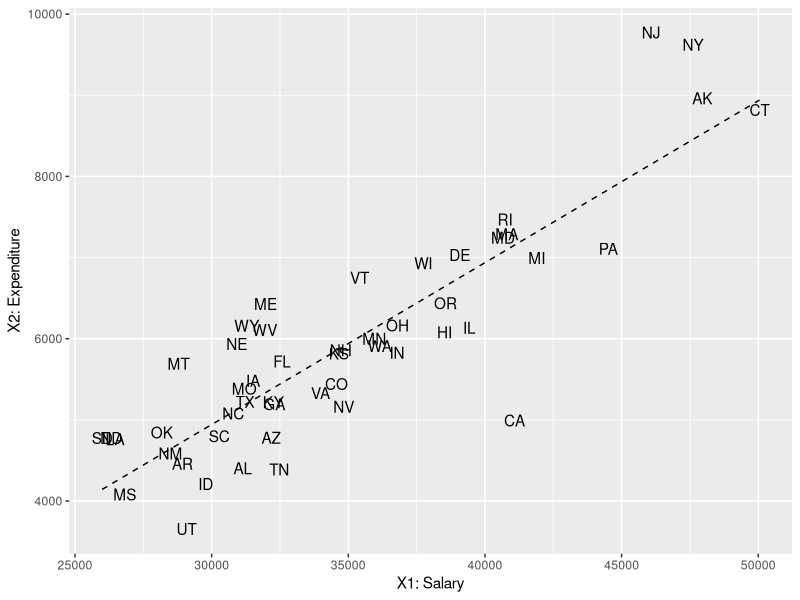
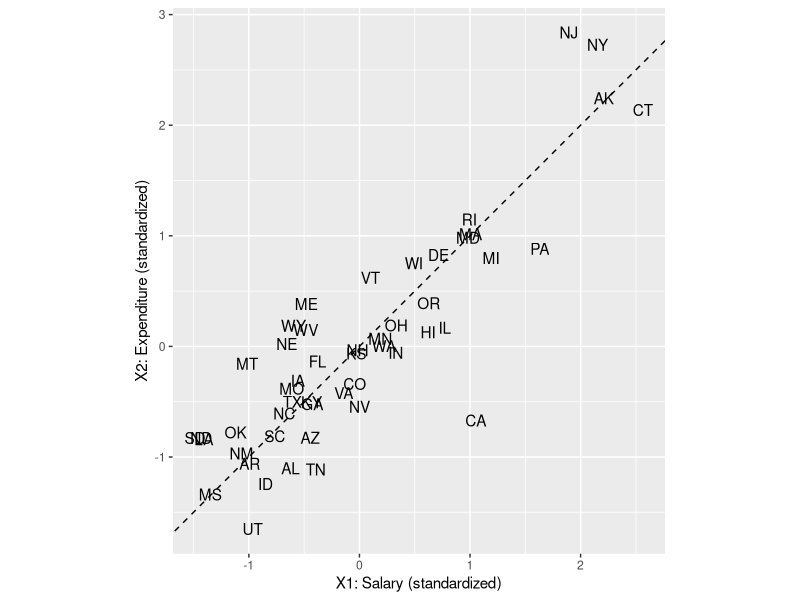
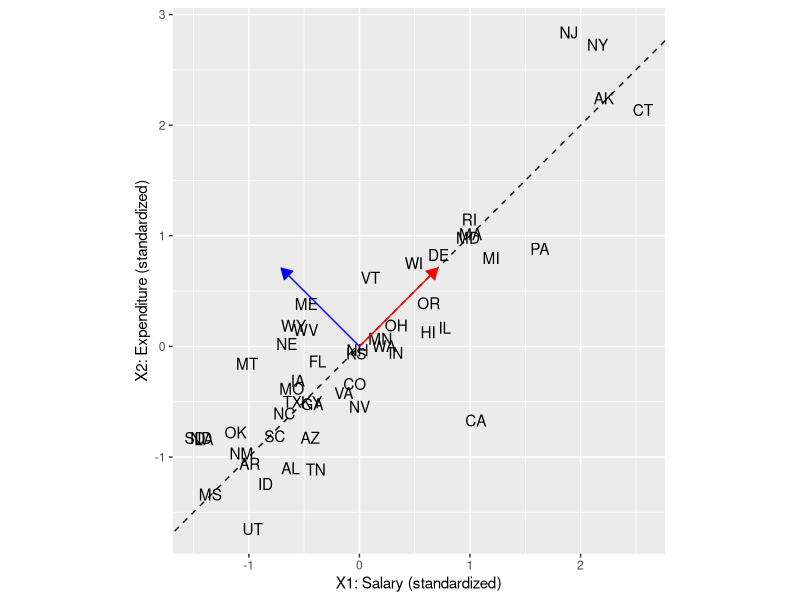
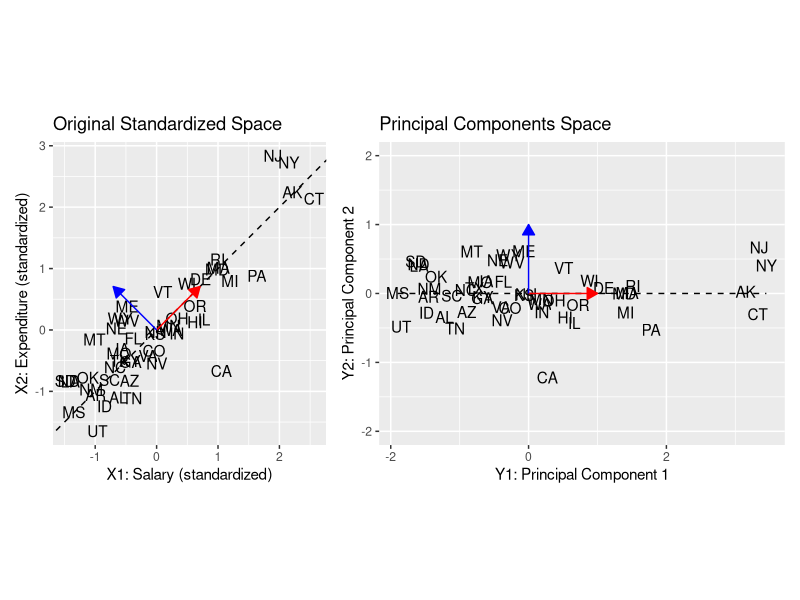
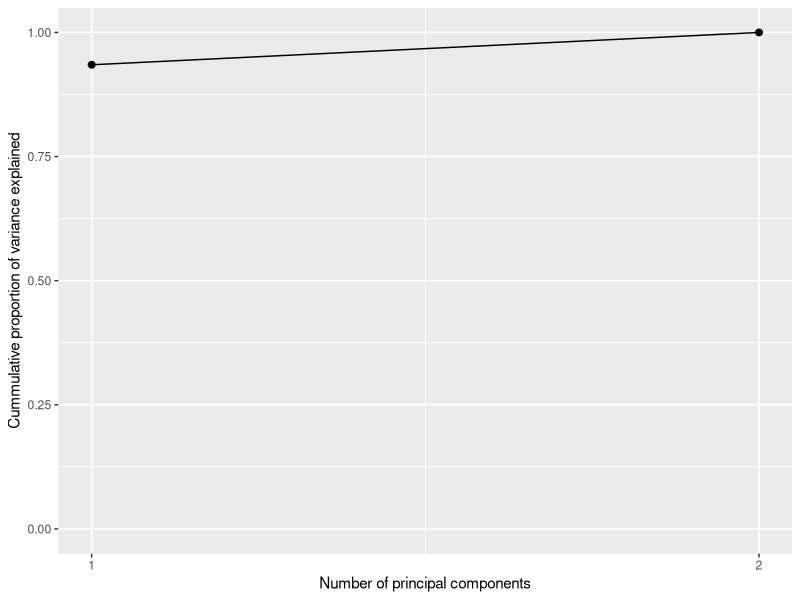

R code for these plots, in order:
## ---- chunk 1
options(digits = 3)
## ---- chunk 2
library(tidyverse)
library(patchwork)
SAT <- read_csv("sat.csv") |> 
  select(State, salary, expend)
head(SAT)
X <- SAT |> 
  select(salary, expend)
## ---- chunk 3
ggplot(data=X, aes(x=salary, y=expend)) +
  geom_text(label=state.abb) +
  geom_smooth(method="lm", se=FALSE, linetype="dashed", linewidth=0.5, col="black") +
  labs(x="X1: Salary", y="X2: Expenditure")
## ---- chunk 4
X_standardized <- X |>
  mutate(
    # Standardize salary
    salary = (salary - mean(salary))/sd(salary),
    # Standardize expend
    expend = (expend - mean(expend))/sd(expend)   
  )
## ---- chunk 5
base_plot_X <- ggplot(data=X_standardized, aes(x=salary, y=expend)) +
  geom_text(label=state.abb) +
  geom_abline(intercept = 0, slope=1, linetype="dashed", linewidth=0.5, col="black") +
  labs(x="X1: Salary (standardized)", y="X2: Expenditure (standardized)") + 
  coord_equal()

base_plot_X
## ---- chunk 6
cov(X_standardized) |> round(3)
## ---- chunk 7
eigen <- cov(X_standardized) |> 
  eigen()

# Compute eigenvalues
eigen_vals <- eigen$values
eigen_vals

# Computer eigenvectors (1st column = 1st eigenvector, 2nd column = 2nd eigenvector)
Gamma <- eigen$vectors
Gamma
## ---- chunk 8
# Don't worry about how this code works, focus on the output plot
eigen_vec_1 <- Gamma[, 1]
PC1_orig <- tibble(
  salary = c(0, eigen_vec_1[1]),
  expend = c(0, eigen_vec_1[2])
  )
eigen_vec_2 <- Gamma[, 2]
PC2_orig <- tibble(
  salary = c(0, eigen_vec_2[1]),
  expend = c(0, eigen_vec_2[2])
  )
base_plot_X <- base_plot_X +
  geom_line(data=PC1_orig, arrow = arrow(length=unit(0.3,"cm"), type = "closed"), col="red") + 
  geom_line(data=PC2_orig, arrow = arrow(length=unit(0.3,"cm"), ends="first", type = "closed"), col="blue")
base_plot_X
## ---- chunk 9
# Transform n x p matrix of observations to new principal components space:
Y <- as.matrix(X_standardized) %*% Gamma |> 
  as_tibble() |> 
  rename(Y1 = V1, Y2 = V2)
## ---- chunk 10
bind_cols(
  State = SAT$State[1:5],
  head(X_standardized, 5) |> round(3)
)
## ---- chunk 11
bind_cols(
  State = SAT$State[1:5],
  head(Y, 5) |> round(3)
)
## ---- chunk 12
# Transform arrows to new principal components space:
PC1 <- as.matrix(PC1_orig) %*% Gamma |> 
  as_tibble() |> 
  rename(
    Y1 = V1,
    Y2 = V2
  )
PC2 <- as.matrix(PC2_orig) %*% Gamma |> 
  as_tibble() |> 
  rename(
    Y1 = V1,
    Y2 = V2
  )
plot1 <- base_plot_X +
  labs(title="Original Standardized Space")
plot2 <- ggplot(Y, aes(x=Y1, y=Y2))+
  geom_text(label=state.abb) + 
  geom_smooth(method="lm", se=FALSE, linetype="dashed", linewidth=0.5, col="black") +
  geom_line(data=PC1, arrow = arrow(length=unit(0.30,"cm"), type = "closed"), col="red") + 
  geom_line(data=PC2, arrow = arrow(length=unit(0.30,"cm"), type = "closed"), col="blue") +
  coord_equal(ylim=c(-2, 2)) +
  labs(x="Y1: Principal Component 1", y="Y2: Principal Component 2", title="Principal Components Space")
plot1 + plot2
## ---- chunk 13
cov(X_standardized) |> round(3)
cov(Y) |> round(3)
## ---- chunk 14
var_Y <- cov(Y) |> diag()
cum_prop <- cumsum(var_Y)/sum(var_Y)
tibble(
  x = 1:2,
  y = cum_prop
) |> 
  ggplot(aes(x,y)) +
  geom_point(fill = "black", size = 2) +
  scale_x_continuous(breaks = 1:2) +
  geom_line() +
  coord_cartesian(ylim = c(0,1)) +
  labs(x = "Number of principal components", y = "Cummulative proportion of variance explained")
